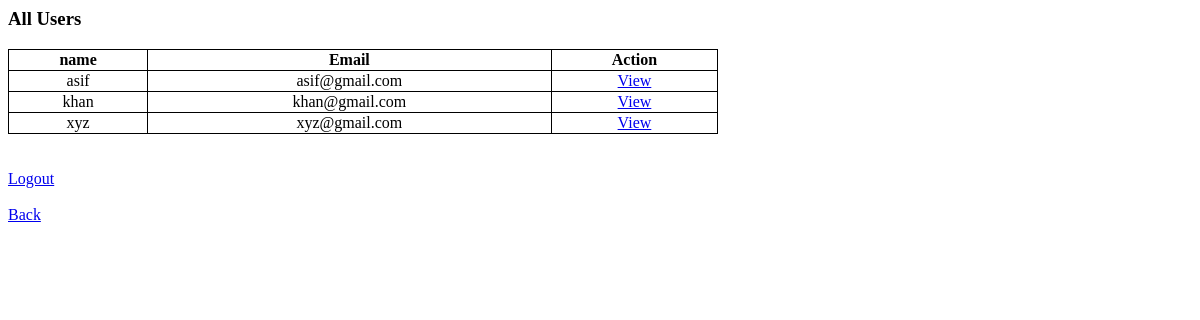
The page /users-list/ on the database as committed earlier.
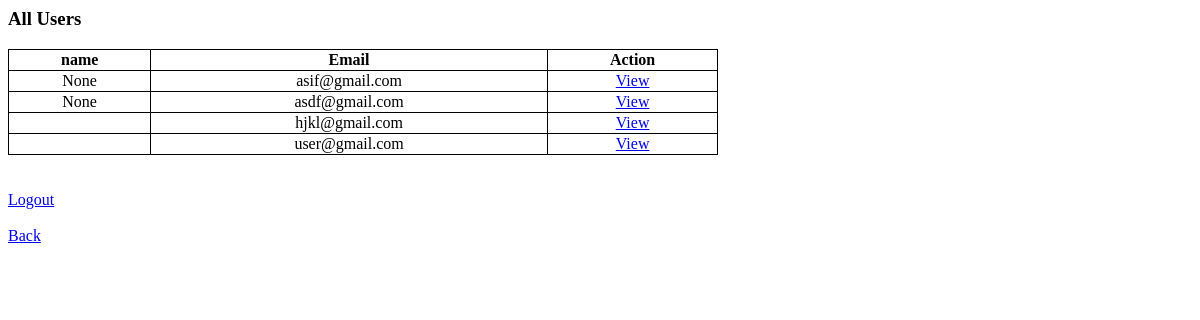
The same page on the database as committed later.
### student_app/models.py (models this page shows, shortened)
class MyUser(AbstractBaseUser):
    email = models.EmailField(
        verbose_name='email address',
        max_length=255,
        unique=True,
    )
    date_of_birth = models.DateField()
    user_name = models.CharField(max_length=255, verbose_name="User Name",
                                 null=True,
                                 blank=True)
    father_name = models.CharField(max_length=255, verbose_name="Father Name",
                                   blank=True, null=True)
    mother_name = models.CharField(max_length=255, verbose_name="Mother Name",
                                   blank=True, null=True)
    nationality = models.CharField(max_length=255, verbose_name="Nationality",
                                   blank=True, null=True)
    mobile = models.CharField(max_length=255, blank=True, verbose_name="Mobile Number",
                                 null=True)
    photo = models.ImageField(upload_to='user/images', blank=True,
                              verbose_name="Image", null=True)
    ssc_marks = models.IntegerField(verbose_name="SSC Marks",
                                    default=0)
    inter_marks = models.IntegerField(default=0, verbose_name="Inter Marks")
    is_active = models.BooleanField(default=True)
    is_admin = models.BooleanField(default=False)
    objects = MyUserManager()
    USERNAME_FIELD = 'email'
    REQUIRED_FIELDS = ['date_of_birth']

### student_app/views.py (the view)
# urls.py: path('users-list/', views.users_list, name="users_list"),
def users_list(request):
    stu_data = MyUser.objects.all()
    return render(request, 'user/user_list.html',
                  {"data": stu_data, "id": request.user.id})

### student_app/templates/user/user_list.html (shortened to what this page needs)
<h3> All Users </h3>
<table style="width:60%">
    <thead>
        <th>name</th>
        <th>Email</th>
        <th>Action</th>
    </thead>
    <tbody>
    {% for x in data %}
    <tr>
        <td>{{ x.user_name }}</td>
        <td>{{ x.email }}</td>
        <td><a href="{% url 'user_details' x.id %}"> View </a></td>
    </tr>
    {% endfor %}
    </tbody>
</table>
<a href="{% url 'user_logout' %}">Logout</a>
<a href="{% url 'user_details' id %}">Back</a>

### student_app/templates/user/user_list.html (style rules this page uses)
table, th, td { border: 1px solid black; border-collapse: collapse; text-align:center; }

Rows that differ between the two databases and show on the page:
removed MyUser: user_name "asif", email "asif@gmail.com"
removed MyUser: user_name "khan", email "khan@gmail.com"
removed MyUser: user_name "xyz", email "xyz@gmail.com"
added MyUser: user_name "None", email "asif@gmail.com"
added MyUser: user_name "None", email "asdf@gmail.com"
added MyUser: email "hjkl@gmail.com"
added MyUser: email "user@gmail.com"
